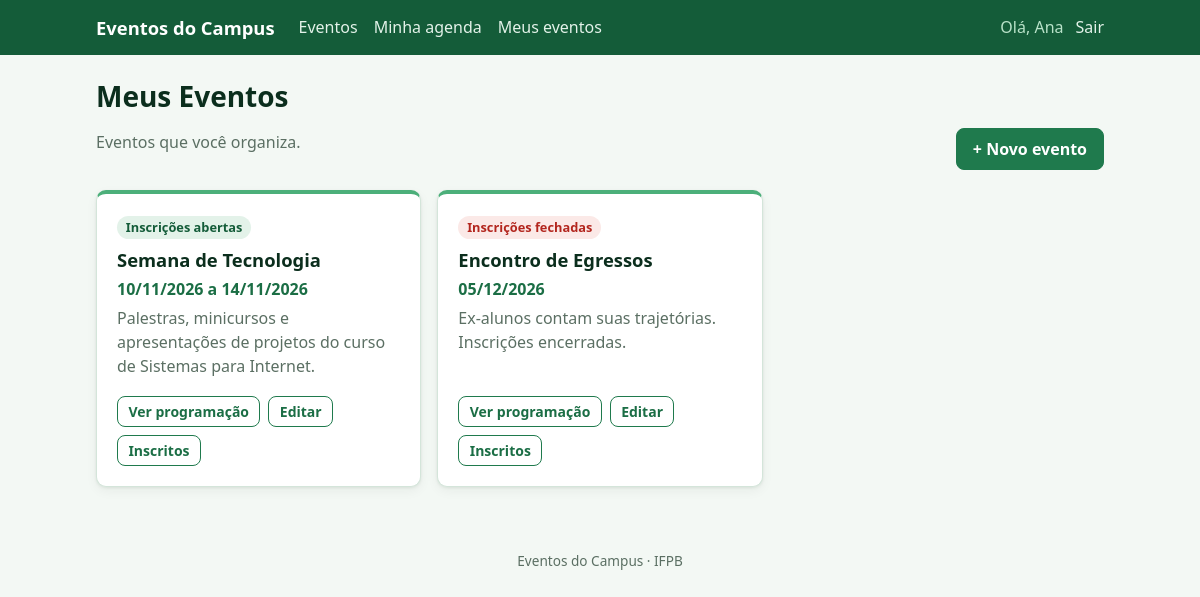
/meus-eventos/ (signed in), run on the app's committed database.
### eventos/models.py (models this page shows, shortened)
class Evento(models.Model):
    nome = models.CharField('nome', max_length=200)
    descricao = models.TextField('descrição')
    data_inicio = models.DateField('data de início')
    data_fim = models.DateField('data de fim')
    inscricoes_abertas = models.BooleanField('inscrições abertas', default=True)
    organizador = models.ForeignKey(
        settings.AUTH_USER_MODEL,
        on_delete=models.PROTECT,
        related_name='eventos_organizados',
        verbose_name='organizador',
    )
    class Meta:
        verbose_name = 'evento'
        verbose_name_plural = 'eventos'
        ordering = ['data_inicio', 'nome']
        constraints = [
            models.CheckConstraint(
                check=Q(data_fim__gte=F('data_inicio')),
                name='evento_fim_depois_do_inicio',
                violation_error_message='A data de fim não pode ser anterior à data de início.',
            ),
        ]

### eventos/views.py (the view)
# urls.py: path('meus-eventos/', views.meus_eventos, name='meus_eventos'),
@login_required
@permission_required('eventos.add_evento', raise_exception=True)
def meus_eventos(request):
    eventos = Evento.objects.filter(organizador=request.user)
    return render(request, 'eventos/meus_eventos.html', {'eventos': eventos})

### eventos/templates/eventos/meus_eventos.html (shortened to what this page needs)
{% extends 'base.html' %}
{% block conteudo %}
<div class="cabecalho-pagina">
    <div>
        <h1>Meus Eventos</h1>
        <p class="texto-suave">Eventos que você organiza.</p>
    </div>
    <a class="botao" href="{% url 'eventos:criar' %}">+ Novo evento</a>
</div>
<div class="grade-cartoes">
    {% for evento in eventos %}
    <article class="cartao cartao-evento">
        <div class="cartao-evento-topo">
            {% if evento.inscricoes_abertas %}
            <span class="etiqueta">Inscrições abertas</span>
            {% else %}
            <span class="etiqueta etiqueta-perigo">Inscrições fechadas</span>
            {% endif %}
        </div>
        <h3>{{ evento.nome }}</h3>
        <p class="periodo">
            {% if evento.data_inicio == evento.data_fim %}
            {{ evento.data_inicio|date:"d/m/Y" }}
            {% else %}
            {{ evento.data_inicio|date:"d/m/Y" }} a {{ evento.data_fim|date:"d/m/Y" }}
            {% endif %}
        </p>
        <p class="texto-suave">{{ evento.descricao|truncatewords:25 }}</p>
        <div class="acoes">
            <a class="botao botao-secundario botao-pequeno" href="{% url 'eventos:detalhe' evento.pk %}">Ver programação</a>
            <a class="botao botao-secundario botao-pequeno" href="{% url 'eventos:editar' evento.pk %}">Editar</a>
            <a class="botao botao-secundario botao-pequeno" href="{% url 'eventos:painel' evento.pk %}">Inscritos</a>
        </div>
    </article>
    {% empty %}
    <div class="vazio">Você ainda não criou eventos.</div>
    {% endfor %}
</div>
{% endblock %}

### templates/base.html (shortened to what this page needs)
{% load static %}<!DOCTYPE html>
<html lang="pt-br">
<head>
    <link rel="stylesheet" href="{% static 'css/estilo.css' %}">
</head>
<body>
    <header class="topo">
        <div class="topo-interno">
            <a class="marca" href="{% url 'eventos:lista' %}">Eventos do Campus</a>
            <nav class="nav">
                <a href="{% url 'eventos:lista' %}">Eventos</a>
                {% if user.is_authenticated %}
                    <a href="{% url 'eventos:agenda' %}">Minha agenda</a>
                {% endif %}
                {% if perms.eventos.add_evento %}
                    <a href="{% url 'eventos:meus_eventos' %}">Meus eventos</a>
                {% endif %}
                <div class="nav-usuario">
                    {% if user.is_authenticated %}
                        <span>Olá, {{ user.first_name|default:user.username }}</span>
                        <form class="em-linha" method="post" action="{% url 'logout' %}">
                            <button type="submit" class="botao-link">Sair</button>
                        </form>
                    {% else %}
                        <a href="{% url 'login' %}">Entrar</a>
                        <a href="{% url 'cadastro' %}">Cadastrar</a>
                    {% endif %}
                </div>
            </nav>
        </div>
    </header>
    <main class="conteudo">
        {% block conteudo %}{% endblock %}
    </main>
    <footer class="rodape">Eventos do Campus · IFPB</footer>
</body>
</html>

### static/css/estilo.css (style rules this page uses)
:root { --verde-950: #0b2e1d; --verde-800: #145c39; --verde-700: #1b6e45; --verde-600: #1f7a4d; --verde-400: #4caf7a; --verde-200: #b9e2c9; --verde-100: #e3f2e9; --verde-50: #f3f8f4; --texto: #1b2b22; --texto-suave: #5b6f63; --borda: #d4e5da; --superficie: #ffffff; --perigo: #b3261e; --perigo-claro: #fbe9e7; --aviso: #8a5a00; --aviso-claro: #fff4d6; --raio: 10px; --sombra: 0 1px 3px rgba(11, 46, 29, .08), 0 4px 12px rgba(11, 46, 29, .05); }
* { box-sizing: border-box; }
body { margin: 0; font-family: system-ui, -apple-system, "Segoe UI", Roboto, sans-serif; color: var(--texto); background: var(--verde-50); line-height: 1.5; }
a { color: var(--verde-700); }
h1, h2, h3 { color: var(--verde-950); line-height: 1.25; }
h1 { font-size: 1.75rem; margin: 0 0 .25rem; }
h3 { font-size: 1.05rem; margin: 0 0 .5rem; }
.topo { background: var(--verde-800); color: #fff; }
.topo-interno { max-width: 1040px; margin: 0 auto; padding: .85rem 1rem; display: flex; flex-wrap: wrap; align-items: center; gap: .75rem 1.5rem; }
.marca { color: #fff; font-weight: 700; font-size: 1.15rem; text-decoration: none; }
.nav { display: flex; flex-wrap: wrap; align-items: center; gap: .25rem 1rem; flex: 1; }
.nav a { color: var(--verde-100); text-decoration: none; }
.nav-usuario { margin-left: auto; display: flex; align-items: center; gap: .75rem; }
.nav-usuario span { color: var(--verde-200); }
.conteudo { max-width: 1040px; margin: 0 auto; padding: 1.5rem 1rem 3rem; }
.rodape { text-align: center; color: var(--texto-suave); font-size: .85rem; padding: 1rem; }
.cabecalho-pagina { display: flex; flex-wrap: wrap; align-items: flex-end; justify-content: space-between; gap: 1rem; margin-bottom: 1.25rem; }
.texto-suave { color: var(--texto-suave); }
.cartao { background: var(--superficie); border: 1px solid var(--borda); border-radius: var(--raio); padding: 1.25rem; box-shadow: var(--sombra); }
.grade-cartoes { display: grid; gap: 1rem; grid-template-columns: repeat(auto-fill, minmax(280px, 1fr)); }
.cartao-evento { display: flex; flex-direction: column; gap: .35rem; border-top: 4px solid var(--verde-400); }
.cartao-evento h3 { font-size: 1.15rem; margin: .25rem 0 0; }
.cartao-evento p { margin: 0; }
.cartao-evento .acoes { margin-top: auto; padding-top: .75rem; }
.periodo { font-weight: 600; color: var(--verde-700); }
.botao, button { display: inline-block; border: 1px solid var(--verde-600); background: var(--verde-600); color: #fff; padding: .5rem 1rem; border-radius: 8px; font: inherit; font-weight: 600; text-decoration: none; cursor: pointer; }
.botao-secundario { background: var(--superficie); color: var(--verde-700); }
.botao-pequeno { padding: .25rem .65rem; font-size: .875rem; }
.botao-link { background: none; border: none; padding: 0; color: var(--verde-100); font-weight: 400; text-decoration: none; }
.acoes { display: flex; flex-wrap: wrap; align-items: center; gap: .5rem; }
form.em-linha { display: inline; margin: 0; }
.etiqueta { display: inline-block; padding: .1rem .55rem; border-radius: 999px; font-size: .8rem; font-weight: 600; background: var(--verde-100); color: var(--verde-800); }
.etiqueta-perigo { background: var(--perigo-claro); color: var(--perigo); }

### data on the page
Evento: inscricoes_abertas "Inscrições abertas", nome "Semana de Tecnologia", data_inicio "10/11/2026", data_fim "14/11/2026", descricao "Palestras, minicursos e apresentações de projetos do curso de Sistemas para Internet."
Evento: inscricoes_abertas "Inscrições fechadas", nome "Encontro de Egressos", data_inicio "05/12/2026", descricao "Ex-alunos contam suas trajetórias. Inscrições encerradas."

### other printed values
{{ user.first_name|default:user.username }} "Ana"
